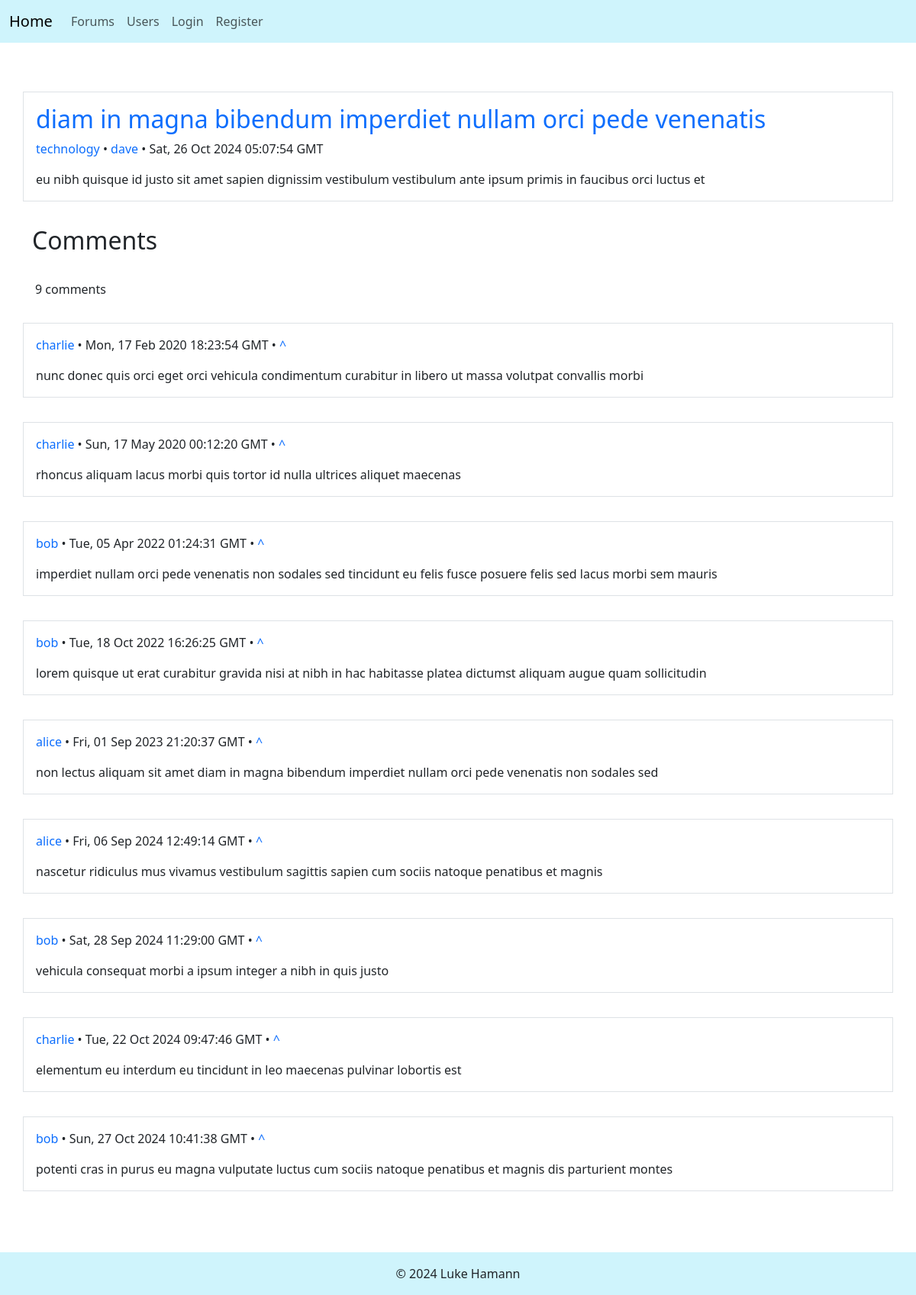
The app's page /?action=post&id=68 with its own data.
### tables this page shows
CREATE TABLE Posts (
    id int NOT NULL AUTO_INCREMENT,
    title varchar(128) NOT NULL,
    content varchar(1024) NOT NULL,
    creationDate datetime NOT NULL DEFAULT CURRENT_TIMESTAMP,
    userId int NOT NULL,
    forumId int NOT NULL,
    isHidden boolean NOT NULL,
    PRIMARY KEY (id),
    FOREIGN KEY (userId) REFERENCES Users(id) ON DELETE CASCADE,
    FOREIGN KEY (forumId) REFERENCES Forums(id) ON DELETE CASCADE
);

CREATE TABLE Forums (
    id int NOT NULL AUTO_INCREMENT,
    name varchar(32) NOT NULL,
    PRIMARY KEY (id),
    UNIQUE (name)
);

CREATE TABLE Users (
    id int NOT NULL AUTO_INCREMENT,
    name varchar(32) NOT NULL,
    password varchar(255) NOT NULL,
    isAdmin boolean NOT NULL,
    isGhost boolean NOT NULL,
    PRIMARY KEY (id),
    UNIQUE (name)
);

CREATE TABLE Comments (
    id int NOT NULL AUTO_INCREMENT,
    content varchar(1024) NOT NULL,
    creationDate datetime NOT NULL DEFAULT CURRENT_TIMESTAMP,
    postId int NOT NULL,
    userId int NOT NULL,
    PRIMARY KEY (id),
    FOREIGN KEY (postId) REFERENCES Posts(id) ON DELETE CASCADE,
    FOREIGN KEY (userId) REFERENCES Users(id) ON DELETE CASCADE
);

### index.php (called while the page is built, shortened)
<?php
require_once('models/entities/forum.php');
require_once('models/entities/user.php');
require_once('models/entities/post.php');
require_once('models/entities/comment.php');
require_once('models/databases/_database.php');
require_once('models/databases/userDB.php');
require_once('models/databases/postDB.php');
require_once('models/databases/commentDB.php');
$currentUser = UserDB::getUser($_SESSION['userId']);
$action = FILTER_INPUT(INPUT_POST, 'action')
    ?? FILTER_INPUT(INPUT_GET, 'action') ?? 'home';
$isGetRequest = ($_SERVER['REQUEST_METHOD'] == 'GET');
require_once('./controllers/_utilityFunctions.php');
require_once('./controllers/postController.php');
?>

### models/databases/_database.php (called while the page is built, shortened)
<?php
class Database {
    private static $dsn = 'mysql:host=localhost;dbname=forumSite';
    private static $username = 'forumSite';
    private static $password = 'password';
    private static $db;
    public static function getDB() {
        if (isset(self::$db)) return self::$db;
        try {
            self::$db = new PDO(self::$dsn, self::$username, self::$password);
        } catch (PDOException $e) {
            throw new Exception('Database connection error');
        }
        return self::$db;
    }
    public static function execute(string $query, array $bindings = []) {
        $db = self::getDB();
        $statement = $db->prepare($query);
        foreach ($bindings as $key => $value) {
            $statement->bindValue($key, $value);
        }
        $statement->execute();
        $rows = $statement->fetchAll();
        return $rows;
    }
}
?>

### models/databases/postDB.php (called while the page is built, shortened)
<?php
class PostDB {
    private static function convertRowToPost($row) {
        return new Post(
            $row['id'],
            $row['title'],
            $row['content'],
            new DateTime($row['creationDate']),
            $row['userId'],
            new User(
                $row['userId'],
                $row['userName'],
                '',
                $row['userIsAdmin'],
                $row['userIsGhost']
            ),
            $row['forumId'],
            new Forum($row['forumId'], $row['forumName'], []),
            [],
            $row['isHidden']
        );
    }
    public static function getPost(int $id) {
        $query = self::BASE_QUERY . 'WHERE Posts.id = :id';
        $rows = Database::execute($query, [':id' => $id]);
        $post = self::convertRowToPost($rows[0]);
        $post->comments = CommentDB::getPostComments($id);
        return $post;
    }
}
?>

### controllers/_utilityFunctions.php (called while the page is built, shortened)
<?php
function getObjectOr404($type, $id) {
    switch ($type) {
        case 'post':
            $object = PostDB::getPost($id);
            break;
    }
    return $object;
}
?>

### models/databases/commentDB.php (called while the page is built, shortened)
<?php
class CommentDB {
    public static function convertRowToComment($row) {
        return new Comment(
            $row['id'],
            $row['content'],
            new DateTime($row['creationDate']),
            $row['postId'],
            null,
            $row['userId'],
            new User(
                $row['userId'],
                $row['userName'],
                '',
                $row['userIsAdmin'],
                $row['userIsGhost']
            )
        );
    }
    public static function convertRowsToComments($rows) {
        $comments = [];
        foreach ($rows as $row) {
            $comments[] = self::convertRowToComment($row);
        }
        return $comments;
    }
    public static function getPostComments(int $postId) {
        $query = self::BASE_QUERY . '
            WHERE Comments.postId = :postId
            ORDER BY Comments.creationDate
        ';
        $rows = Database::execute($query, [':postId' => $postId]);
        return self::convertRowsToComments($rows);
    }
}
?>

### models/databases/userDB.php (called while the page is built, shortened)
<?php
class UserDB {
    public static function getUser(int $id) {
        $query = self::BASE_QUERY . 'WHERE id = :id';
        $rows = Database::execute($query, [':id' => $id]);
        if (count($rows) == 0) return null;
        return self::convertRowToUser($rows[0]);
    }
}
?>

### models/viewModels/postViewModel.php (called while the page is built, shortened)
<?php
class PostViewModel extends FormViewModel {
    public function __construct($post, $currentUser, $comment) {
        $this->post = $post;
    }
}
?>

### models/entities/post.php (called while the page is built, shortened)
<?php
class Post {
    public function __construct($id, $title, $content, $creationDate,
        $userId, $user, $forumId, $forum, $comments, $isHidden) {
        $this->id = $id;
        $this->title = $title;
        $this->content = $content;
        $this->creationDate = $creationDate;
        $this->user = $user;
        $this->forumId = $forumId;
        $this->forum = $forum;
        $this->isHidden = $isHidden;
    }
}
?>

### models/entities/forum.php (called while the page is built, shortened)
<?php
class Forum {
    public function __construct($id, $name, $posts) {
        $this->name = $name;
    }
}
?>

### models/entities/user.php (called while the page is built, shortened)
<?php
class User {
    public function __construct($id, $name, $password, $isAdmin, $isGhost) {
        $this->id = $id;
        $this->name = $name;
        $this->isGhost = $isGhost;
    }
}

### models/entities/comment.php (called while the page is built, shortened)
<?php
class Comment {
    public function __construct($id, $content, $creationDate, $postId, $post, $userId, $user) {
        $this->content = $content;
        $this->creationDate = $creationDate;
        $this->postId = $postId;
        $this->user = $user;
    }
}
?>

### views/shared/comment.php (the view, shortened to what this page needs)
<div class="p-3 my-3 border">
    <p>
        <?php if ($comment->user->isGhost) : ?>
            [deleted user]
        <?php else : ?>
            <a href="?action=user&id=<?php echo $comment->user->id; ?>" class="text-decoration-none"><?php echo htmlspecialchars($comment->user->name); ?></a>
        <?php endif; ?>
        &bullet;
        <?php echo $comment->creationDate->format(DATE_RFC7231); ?>
        &bullet;
        <a href="?action=post&id=<?php echo $comment->postId; ?>" class="text-decoration-none">^</a>
    </p>
    <div>
        <?php echo nl2br(htmlspecialchars($comment->content)); ?>
    </div>
</div>

### controllers/postController.php (shortened to what this page needs)
<?php
require_once('./models/viewModels/postViewModel.php');
if ($action == 'post' && $isGetRequest) {
    $id = FILTER_INPUT(INPUT_GET, 'id', FILTER_VALIDATE_INT);
    $post = getObjectOr404('post', $id);
    $model = new PostViewModel($post, $currentUser, null);
    include('./views/post/post.php');
    exit();
}
?>

### views/shared/header.php (shortened to what this page needs)
<!DOCTYPE html>
<html lang="en-us">
<head>
    <link rel="stylesheet" href="lib/bootstrap/css/bootstrap.min.css" />
    <link rel="stylesheet" href="css/main.css" />
</head>
<body>
    <header class="sticky-top bg-info-subtle">
        <nav class="navbar navbar-expand-md">
            <div class="container-fluid">
                <a class="navbar-brand" href="?action=home">Home</a>
                <div class="collapse navbar-collapse" id="navbarSupportedContent">
                    <ul class="navbar-nav">
                        <li class="nav-item">
                            <a href="?action=forums" class="nav-link">Forums</a>
                        </li>
                        <li class="nav-item">
                            <a href="?action=users" class="nav-link">Users</a>
                        </li>
                        <?php if (isset($model->currentUser)) : ?>
                            <li class="nav-item">
                                <a href="?action=user&id=<?php echo $model->currentUser->id; ?>" class="nav-link">Logged in as <?php echo htmlspecialchars($model->currentUser->name); ?></a>
                            </li>
                            <li class="nav-item">
                                <form action="?action=logout" method="post">
                                    <input type="submit" value="Logout" class="btn btn-outline-danger ms-md-2" />
                                </form>
                            </li>
                        <?php else : ?>
                            <li class="nav-item">
                                <a href="?action=login" class="nav-link">Login</a>
                            </li>
                            <li class="nav-item">
                                <a href="?action=register" class="nav-link">Register</a>
                            </li>
                        <?php endif; ?>
                    </ul>
                </div>
            </div>
        </nav>
    </header>
    <main class="container">

### views/post/post.php (shortened to what this page needs)
<?php include('./views/shared/header.php'); ?>
<div class="row my-5">
    <?php $post = $model->post; ?>
    <?php include('./views/shared/post.php'); ?>
    <h2 class="my-3">Comments</h2>
    <div class="p-3">
        <?php echo count($model->post->comments) . ' comment' . (count($model->post->comments) == 1 ? '' : 's'); ?>
    </div>
    <?php foreach ($model->post->comments as $comment) : ?>
        <?php include('./views/shared/comment.php'); ?>
    <?php endforeach; ?>
</div>
<?php include('./views/shared/footer.php'); ?>

### views/shared/post.php (shortened to what this page needs)
<div class="p-3 my-3 border">
    <h2>
        <a href="?action=post&id=<?php echo $post->id; ?>" class="text-decoration-none"><?php echo ($post->isHidden ? '[deleted]' : htmlspecialchars($post->title)); ?></a>
    </h2>
    <div class="mb-3">
        <a href="?action=forum&id=<?php echo $post->forumId; ?>" class="text-decoration-none"><?php echo htmlspecialchars($post->forum->name); ?></a>
        &bullet;
        <?php if ($post->user->isGhost) : ?>
            [deleted user]
        <?php else : ?>
            <a href="?action=user&id=<?php echo $post->user->id; ?>" class="text-decoration-none"><?php echo htmlspecialchars($post->user->name); ?></a>
        <?php endif; ?>
        &bullet;
        <?php echo $post->creationDate->format(DATE_RFC7231); ?>
    </div>
    <div><?php echo ($post->isHidden) ? '[deleted]' : nl2br(htmlspecialchars($post->content)); ?></div>
</div>

### views/shared/footer.php
    </main>
    <footer class="p-3 mt-3 text-center bg-info-subtle">
        &copy; <?php echo date('Y'); ?> Luke Hamann
    </footer>
</body>
</html>

### css/main.css (style rules this page uses)
body { display: flex; flex-direction: column; min-height: 100vh; }
main { flex-grow: 1; }

### records on screen
posts: title "diam in magna bibendum imperdiet nullam orci pede venenatis", forumId.name "technology", userId.name "dave", content "eu nibh quisque id justo sit amet sapien dignissim vestibulum vestibulum ante ipsum primis in faucibus orci luctus et"
comments: userId.name "charlie", format "Mon, 17 Feb 2020 18:23:54 GMT", content "nunc donec quis orci eget orci vehicula condimentum curabitur in libero ut massa volutpat convallis morbi"
comments: userId.name "charlie", format "Sun, 17 May 2020 00:12:20 GMT", content "rhoncus aliquam lacus morbi quis tortor id nulla ultrices aliquet maecenas"
comments: userId.name "bob", format "Tue, 05 Apr 2022 01:24:31 GMT", content "imperdiet nullam orci pede venenatis non sodales sed tincidunt eu felis fusce posuere felis sed lacus morbi sem mauris"
comments: userId.name "bob", format "Tue, 18 Oct 2022 16:26:25 GMT", content "lorem quisque ut erat curabitur gravida nisi at nibh in hac habitasse platea dictumst aliquam augue quam sollicitudin"
comments: userId.name "alice", format "Fri, 01 Sep 2023 21:20:37 GMT", content "non lectus aliquam sit amet diam in magna bibendum imperdiet nullam orci pede venenatis non sodales sed"
comments: userId.name "alice", format "Fri, 06 Sep 2024 12:49:14 GMT", content "nascetur ridiculus mus vivamus vestibulum sagittis sapien cum sociis natoque penatibus et magnis"
comments: userId.name "bob", format "Sat, 28 Sep 2024 11:29:00 GMT", content "vehicula consequat morbi a ipsum integer a nibh in quis justo"
comments: userId.name "charlie", format "Tue, 22 Oct 2024 09:47:46 GMT", content "elementum eu interdum eu tincidunt in leo maecenas pulvinar lobortis est"
comments: userId.name "bob", format "Sun, 27 Oct 2024 10:41:38 GMT", content "potenti cras in purus eu magna vulputate luctus cum sociis natoque penatibus et magnis dis parturient montes"

### other values on screen
$post->creationDate->format(DATE_RFC7231) "Sat, 26 Oct 2024 05:07:54 GMT"
count($model->post->comments) "9"
